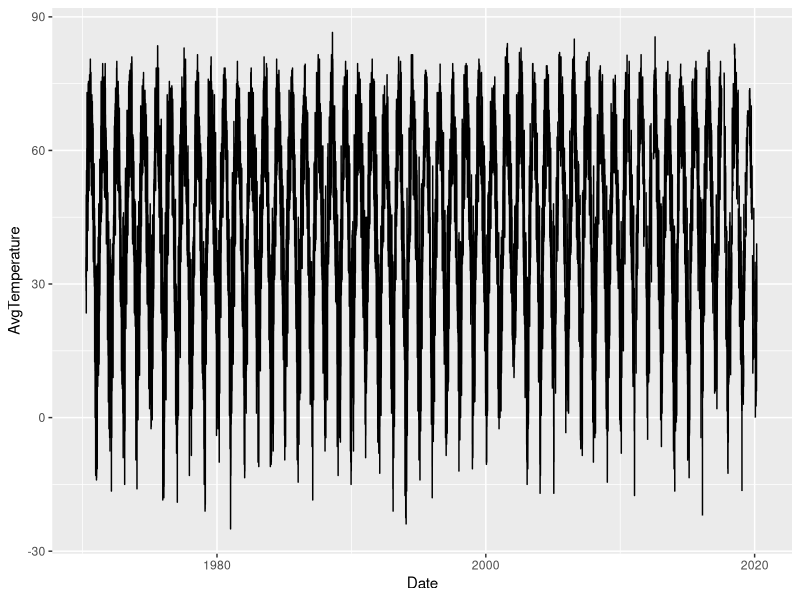
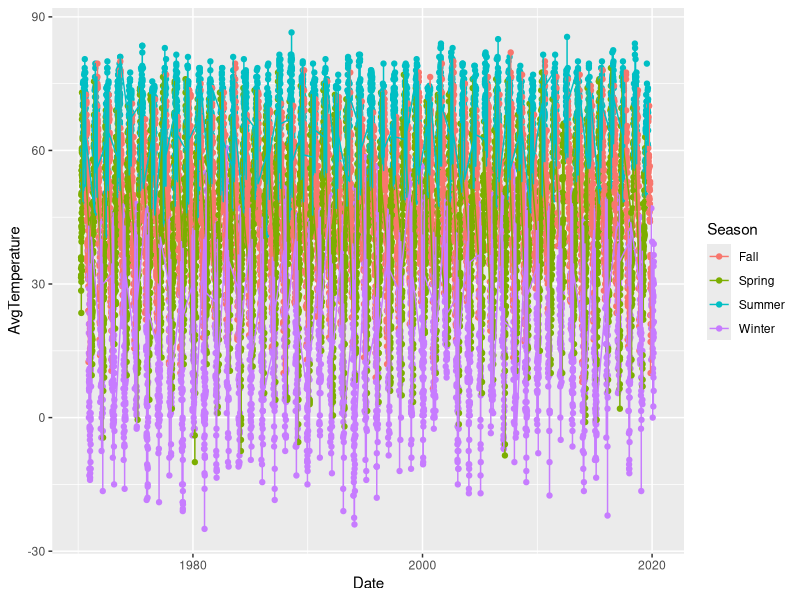

Source code (R) for these figures, in order:
## ---- chunk 1
rm(list = ls())
library(tidyverse)
## ---- chunk 2
DF<-read.csv("Data/canton4SE_1970_2020.csv", na.strings = c("M", " M"), stringsAsFactors = F) #brings in the M values (for "Missing") as NA
## ---- chunk 3
library(lubridate)
DF$Date<-ymd(DF$Date)
## ---- chunk 4
fixem<-which(DF$Precipitation == " T")
DF$Precipitation[fixem]<- 0.01
fixem<-which(DF$Snowfall == " T")
DF$Snowfall[fixem]<-0.01
fixem<-which(DF$SnowDepth == " T")
DF$SnowDepth[fixem]<-0.01
## ---- chunk 5
DF$Precipitation<-as.numeric(DF$Precipitation)
DF$SnowDepth<-as.numeric(DF$SnowDepth)
DF$Snowfall<-as.numeric(DF$Snowfall)
#note - this makes strings containing the letter "A" or "S" into NA's which is good because S means subsequent and A means accumulated and thus those are summed rather than daily values. We'll ignore them.
## ---- chunk 6
summary(DF)
## ---- chunk 7
ggplot(DF, aes(Date))+
  geom_line(aes(Date, AvgTemperature),color = "black")
## ---- chunk 8
DF$Year<-year(DF$Date)
DF$Month<-month(DF$Date)
DF$Julian<-yday(DF$Date)
## ---- chunk 9
Spring<-which(DF$Month  == 3 | DF$Month == 4 | DF$Month == 5)
DF$Season<-NA
DF$Season[Spring]<-"Spring"
Summer<-which(DF$Month  == 6 | DF$Month == 7 | DF$Month == 8)
DF$Season[Summer]<-"Summer"
Fall<-which(DF$Month  == 9 | DF$Month == 10 | DF$Month == 11)
DF$Season[Fall]<-"Fall"
Winter<-which(DF$Month  == 12 | DF$Month == 1 | DF$Month == 2)
DF$Season[Winter]<-"Winter"
DF$Season<-as.factor(DF$Season)
## ---- chunk 10
ggplot(DF, aes(Date, AvgTemperature, group = Season, color = Season))+
  geom_point()+
  geom_line()

